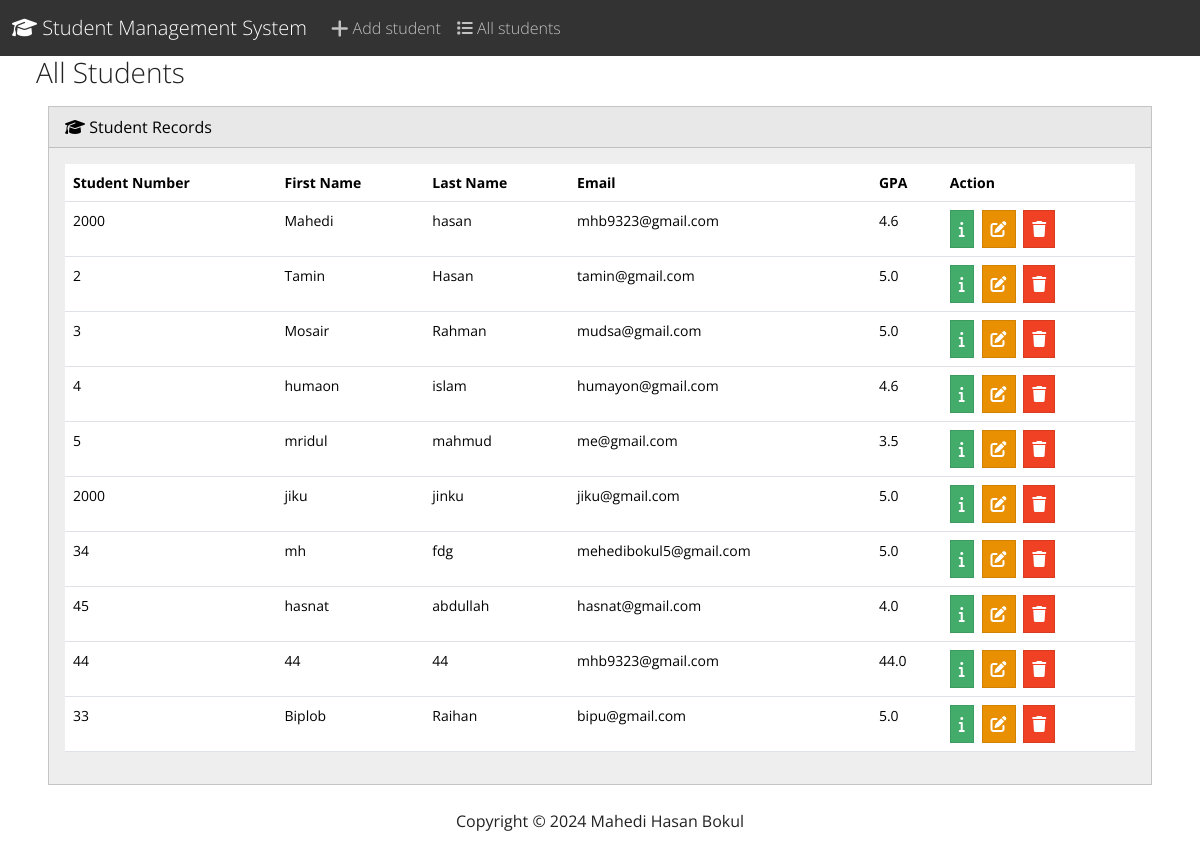
The page / on the database its author committed.
### student/models.py (models this page shows, shortened)
class Student(models.Model):
    Student_number = models.PositiveIntegerField()
    F_name = models.CharField(max_length=200)
    L_name = models.CharField(max_length=200)
    email =models.EmailField(max_length=70)
    gpa = models.FloatField()

### student/views.py (the view)
# urls.py: 2. Add a URL to urlpatterns:  path('', views.home, name='home')
def home(request):
    return render(request, 'student/index.html',{
        'student': Student.objects.all()
    })

### student/templates/student/index.html (shortened to what this page needs)
{% extends "student/base.html" %}
{% load static %}
{% block body %}
    <h3 class="ms-4 mb-3">All Students</h3>
    <div class="container-fluid">
      <div class="row">
        <div class="col-12">
          {% if student %}
          <div class="card text-black bg-light mb-4 ms-4 me-4">
            <div class="card-header">
              <i class="fa-solid fa-graduation-cap"></i> Student Records
            </div>
            <div class="card-body">
              <div class="table-responsive">
                <table class="table table-hover">
                  <thead>
                    <tr>
                      <th scope="col">Student Number</th>
                      <th scope="col">First Name</th>
                      <th scope="col">Last Name</th>
                      <th scope="col">Email</th>
                      <th scope="col">GPA</th>
                      <th scope="col">Action</th>
                    </tr>
                  </thead>
                  <tbody>
                    {% for stu in student %}
                    <tr>
                      <td>{{ stu.Student_number }}</td>
                      <td>{{ stu.F_name }}</td>
                      <td>{{ stu.L_name }}</td>
                      <td>{{ stu.email }}</td>
                      <td>{{ stu.gpa }}</td>
                      <td>
                        <button type="button" class="btn btn-success me-1" data-bs-toggle="modal" data-bs-target="#myModal{{ stu.id }}">
                          <i class="fa-solid fa-info"></i>
                        </button>
                        <a class="btn btn-warning me-1" href="{% url 'edit' stu.id %}">
                          <i class="fa-solid fa-pen-to-square"></i></a>
                      <button type='button' class="btn btn-danger" data-bs-toggle ="modal" data-bs-target='#delete{{stu.id}}'>
                        <i class="fa-solid fa-trash"></i>
                      </button>
                      </td>
                    </tr>
                    {% endfor %}
                  </tbody>
                </table>
              </div>
            </div>
          </div>
          {% else %}
          <h5 class="alert alert-primary ms-4 me-4">No students found</h5>
          {% endif %}
        </div>
      </div>
    </div>
{% endblock body %}

### student/templates/student/base.html (shortened to what this page needs)
{% load static %}
<!DOCTYPE html>
<html lang="en">
<head>
    <link rel="stylesheet" href="https://cdnjs.cloudflare.com/ajax/libs/font-awesome/6.6.0/css/all.min.css" />
    <link rel="stylesheet" href="{% static 'css/bootstrap.min.css' %}">
</head>
<body class="d-flex flex-column min-vh-100">
    <nav class="navbar navbar-expand-lg bg-dark" data-bs-theme="dark">
        <div class="container-fluid">
          <a class="navbar-brand" href="{% url 'home' %}">
            <i class="fa-solid fa-graduation-cap"></i> Student Management System
          </a>
          <div class="collapse navbar-collapse" id="navbarColor02">
            <ul class="navbar-nav me-auto">
              <li class="nav-item">
                <a class="nav-link" href="{% url 'add' %}">
                  <i class="fa-solid fa-plus fa-lg"></i> Add student
                </a>
              </li>
              <li class="nav-item">
                <a class="nav-link" href="{% url 'home' %}">
                  <i class="fa-solid fa-list"></i> All students
                </a>
              </li>
            </ul>
          </div>
        </div>
      </nav>
    <div class="container-fluid">
      {% block body %}
      {% endblock %}
    </div>
    <footer class="mt-auto mb-4">
      <div class="text-center">
        <span>
          Copyright &copy; <script>document.write(new Date().getFullYear())</script> Mahedi Hasan Bokul
        </span>
      </div>
    </footer>
</body>
</html>

### rows shown on the page
Student: Student_number "2000", F_name "Mahedi", L_name "hasan", email "mhb9323@gmail.com", gpa "4.6"
Student: Student_number "2", F_name "Tamin", L_name "Hasan", email "tamin@gmail.com", gpa "5.0"
Student: Student_number "3", F_name "Mosair", L_name "Rahman", email "mudsa@gmail.com", gpa "5.0"
Student: Student_number "4", F_name "humaon", L_name "islam", email "humayon@gmail.com", gpa "4.6"
Student: Student_number "5", F_name "mridul", L_name "mahmud", email "me@gmail.com", gpa "3.5"
Student: Student_number "2000", F_name "jiku", L_name "jinku", email "jiku@gmail.com", gpa "5.0"
Student: Student_number "34", F_name "mh", L_name "fdg", email "mehedibokul5@gmail.com", gpa "5.0"
Student: Student_number "45", F_name "hasnat", L_name "abdullah", email "hasnat@gmail.com", gpa "4.0"
Student: Student_number "44", F_name "44", L_name "44", email "mhb9323@gmail.com", gpa "44.0"
Student: Student_number "33", F_name "Biplob", L_name "Raihan", email "bipu@gmail.com", gpa "5.0"
